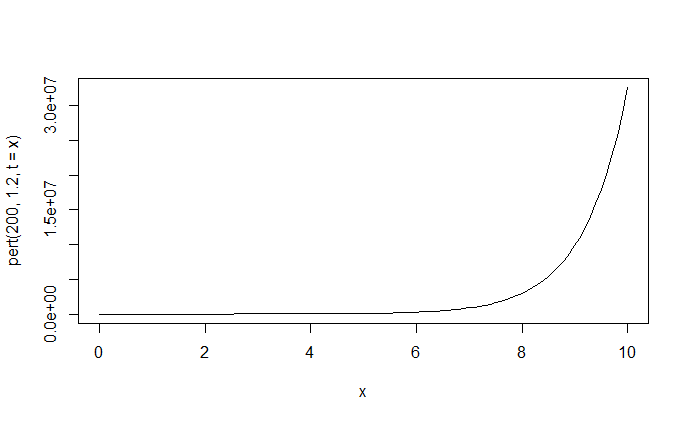

The R source for this figure:
pert <- function(a, k, t) a*exp(k*t)
curve (pert(200, 1.2, t=x), 0,10)
